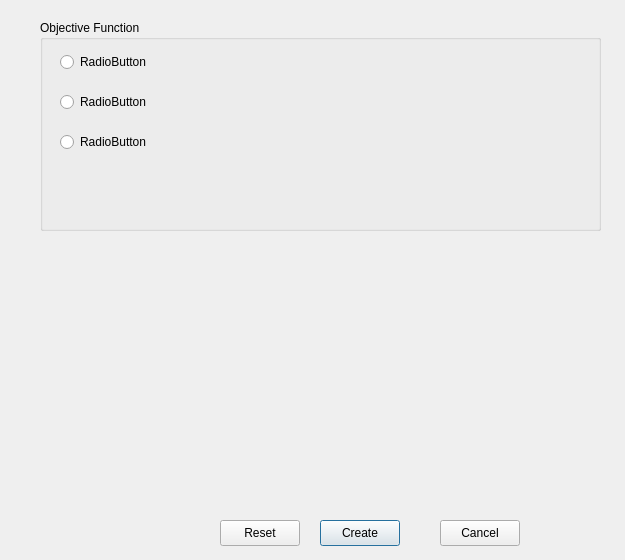
<?xml version="1.0" encoding="UTF-8"?>
<ui version="4.0">
 <class>Optimization</class>
 <widget class="QDialog" name="Optimization">
  <property name="geometry">
   <rect>
    <x>0</x>
    <y>0</y>
    <width>625</width>
    <height>560</height>
   </rect>
  </property>
  <property name="windowTitle">
   <string>Dialog</string>
  </property>
  <widget class="QPushButton" name="pushButton">
   <property name="geometry">
    <rect>
     <x>320</x>
     <y>520</y>
     <width>80</width>
     <height>26</height>
    </rect>
   </property>
   <property name="text">
    <string>Create</string>
   </property>
  </widget>
  <widget class="QPushButton" name="pushButton_2">
   <property name="geometry">
    <rect>
     <x>440</x>
     <y>520</y>
     <width>80</width>
     <height>26</height>
    </rect>
   </property>
   <property name="text">
    <string>Cancel</string>
   </property>
  </widget>
  <widget class="QPushButton" name="pushButton_3">
   <property name="geometry">
    <rect>
     <x>220</x>
     <y>520</y>
     <width>80</width>
     <height>26</height>
    </rect>
   </property>
   <property name="text">
    <string>Reset</string>
   </property>
  </widget>
  <widget class="QGroupBox" name="groupBox">
   <property name="geometry">
    <rect>
     <x>40</x>
     <y>20</y>
     <width>561</width>
     <height>211</height>
    </rect>
   </property>
   <property name="title">
    <string>Objective Function</string>
   </property>
   <widget class="QRadioButton" name="radioButton">
    <property name="geometry">
     <rect>
      <x>20</x>
      <y>30</y>
      <width>102</width>
      <height>24</height>
     </rect>
    </property>
    <property name="text">
     <string>RadioButton</string>
    </property>
   </widget>
   <widget class="QRadioButton" name="radioButton_2">
    <property name="geometry">
     <rect>
      <x>20</x>
      <y>70</y>
      <width>102</width>
      <height>24</height>
     </rect>
    </property>
    <property name="text">
     <string>RadioButton</string>
    </property>
   </widget>
   <widget class="QRadioButton" name="radioButton_3">
    <property name="geometry">
     <rect>
      <x>20</x>
      <y>110</y>
      <width>102</width>
      <height>24</height>
     </rect>
    </property>
    <property name="text">
     <string>RadioButton</string>
    </property>
   </widget>
  </widget>
 </widget>
 <resources/>
 <connections/>
</ui>
